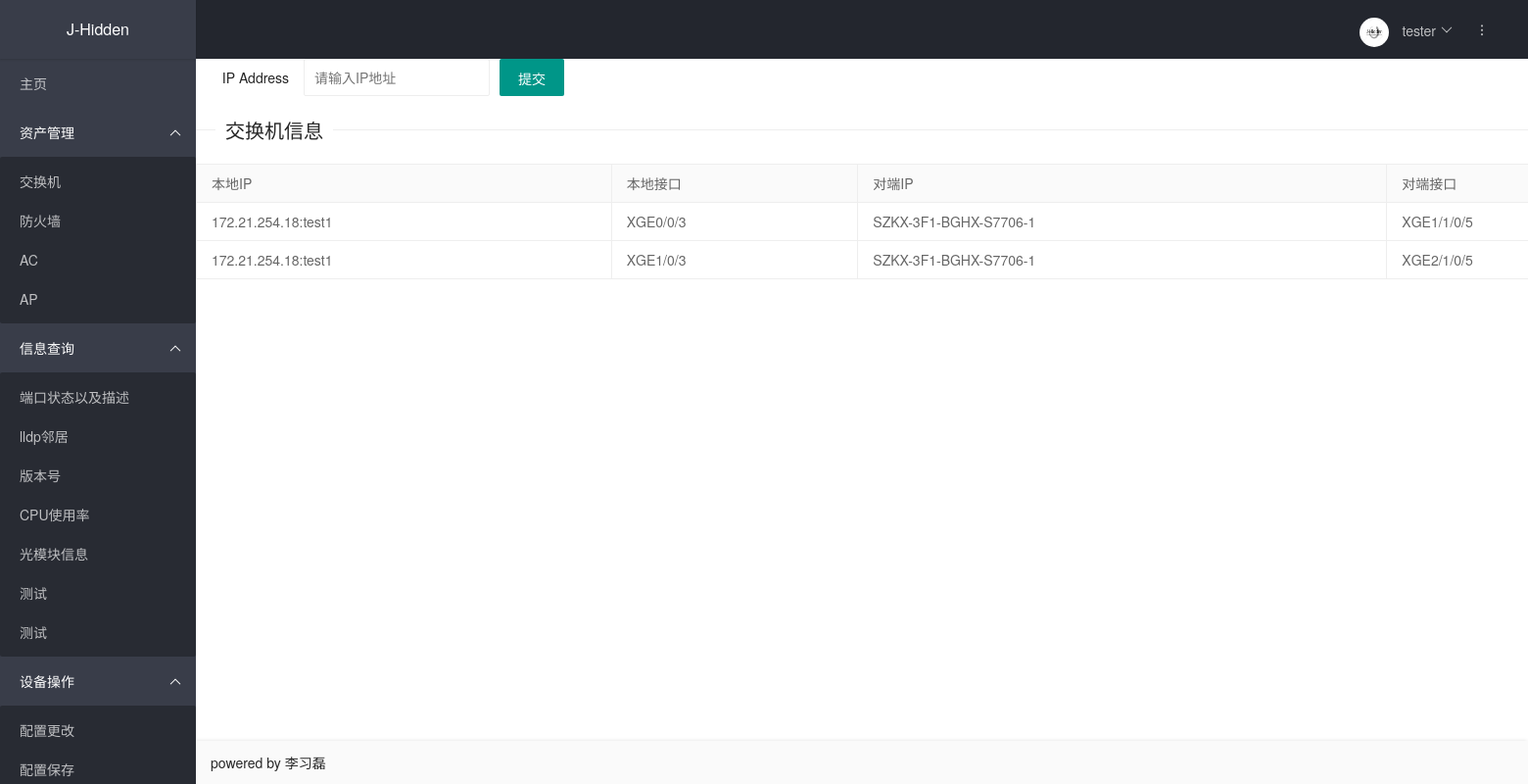
Screenshot of /neighbor_lldp_info_list/ with the database file from the repository.
### cmdb/models.py (models this page shows, shortened)
class Neighbor_lldp(models.Model):
    Local_intf = models.CharField(verbose_name='本地接口', max_length=128)
    Neighbor_dev = models.CharField(verbose_name='对端IP', max_length=32)
    Neighbor_intf = models.CharField(verbose_name='对端接口', max_length=128)
    device = models.ForeignKey('Device', verbose_name='本地地址', on_delete=models.CASCADE)

class Device(models.Model):
    group_choices = (
        ('0', '一组'),
        ('1', '二组'),
        ('2', '三组'),
    )
    ip = models.GenericIPAddressField(verbose_name='IP地址', unique=True)
    name = models.CharField(verbose_name='设备名称', max_length=128)
    username = models.CharField(verbose_name='用户名', default='lixilei',max_length=128)
    password = models.CharField(verbose_name='密码', default='lixilei6028', max_length=128)
    port = models.CharField(verbose_name='端口', default=22, max_length=128)
    platform = models.CharField(verbose_name='平台(netmiko)', max_length=128)
    sn = models.CharField(verbose_name='sn', max_length=128, unique=True,)
    vendor = models.CharField(verbose_name='厂商', max_length=128)
    role = models.CharField(verbose_name='设备类型', max_length=128,)
    is_virtual = models.BooleanField(verbose_name='虚拟化', default=False)
    group = models.CharField(verbose_name='运维组', choices=group_choices,  max_length=128)
    creat_time = models.DateTimeField(verbose_name='创建时间', auto_now_add=True)
    update_time = models.DateTimeField(verbose_name='更新时间', auto_now=True)
    def __str__(self):
        return '{}:{}'.format(self.ip, self.name)

### cmdb/views.py (the view, shortened to what this page needs)
# urls.py: path('neighbor_lldp_info_list/', Neighbor_lldp_info_list.as_view(), name='neighbor_lldp_info_list'),
class Neighbor_lldp_info_list(View):
    def get(self, request):
        neighbor_lldp_info = Neighbor_lldp.objects.all()
        return render(request, 'neighbor_lldp.html', {'neighbor_lldp_info': neighbor_lldp_info})

### cmdb/templates/neighbor_lldp.html (shortened to what this page needs)
{% extends 'base.html' %}
{% block head %}
    <link rel="stylesheet" href="../static/css/layui.css"  media="all">
{% endblock head %}
{% block content %}
<form action="" method="post">
  <div class="layui-form-item">
    <label class="layui-form-label">IP Address</label>
    <div class="layui-input-inline">
      <input type="text" name="ip" lay-verify="pass" placeholder="请输入IP地址" autocomplete="off" class="layui-input">
    </div>
   <button type="submit" class="layui-btn" lay-submit="" lay-filter="demo1">提交</button>
  </div>
</form>
<div style="width: 1500px; position: center;">
 <fieldset class="layui-elem-field layui-field-title" style="margin-top: 20px";>
  <legend>交换机信息</legend>
 </fieldset>
<table class="layui-table">
    <thead>
    <tr>
        <th>本地IP</th>
        <th>本地接口</th>
        <th>对端IP</th>
        <th>对端接口</th>
    </tr>
    </thead>
    <tbody>
    {% for i in neighbor_lldp_info %}
         <tr>
             <td>{{ i.device }}</td>
             <td>{{ i.Local_intf }}</td>
             <td>{{ i.Neighbor_dev }}</td>
             <td>{{ i.Neighbor_intf }}</td>
         </tr>
    {% endfor %}
    </tbody>
</table>
</div>
{% endblock content %}

### cmdb/static/css/layui.css (style rules this page uses)
a,body { color:#333 }
.layui-btn,.layui-edge,.layui-inline,img { vertical-align:middle }
.layui-btn,.layui-disabled,.layui-icon,.layui-unselect { -moz-user-select:none;-webkit-user-select:none;-ms-user-select:none }
blockquote,body,button,dd,div,dl,dt,form,h1,h2,h3,h4,h5,h6,input,li,ol,p,pre,td,textarea,th,ul { margin:0;padding:0;-webkit-tap-highlight-color:rgba(0,0,0,0) }
table { border-collapse:collapse;border-spacing:0 }
button,input,optgroup,option,select,textarea { font-family:inherit;font-size:inherit;font-style:inherit;font-weight:inherit;outline:0 }
body { line-height:1.6;color:rgba(0,0,0,.85);font:14px Helvetica Neue,Helvetica,PingFang SC,Tahoma,Arial,sans-serif }
.layui-btn,.layui-btn-group,.layui-edge { display:inline-block }
.layui-btn,.layui-input,.layui-select,.layui-textarea,.layui-upload-button { outline:0;-webkit-appearance:none;transition:all .3s;-webkit-transition:all .3s;box-sizing:border-box }
.layui-elem-field { margin-bottom:10px;padding:0;border-width:1px;border-style:solid }
.layui-elem-field legend { margin-left:20px;padding:0 10px;font-size:20px;font-weight:300 }
.layui-field-title { margin:10px 0 20px;border-width:1px 0 0 }
.layui-card-body,.layui-card-header,.layui-form-label,.layui-form-mid,.layui-form-select,.layui-input-block,.layui-input-inline,.layui-panel,.layui-textarea { position:relative }
.layui-badge-rim,.layui-border,.layui-colla-content,.layui-colla-item,.layui-collapse,.layui-elem-field,.layui-form-pane .layui-form-item[pane],.layui-form-pane .layui-form-label,.layui-input,.layui-layedit,.layui-layedit-tool,.layui-panel,.layui-quote-nm,.layui-select,.layui-tab-bar,.layui-tab-card,.layui-tab-title,.layui-tab-title .layui-this:after,.layui-textarea { border-color:#eee }
.layui-btn { height:38px;line-height:38px;border:1px solid transparent;padding:0 18px;background-color:#009688;color:#fff;white-space:nowrap;text-align:center;font-size:14px;border-radius:2px;cursor:pointer }
.layui-input,.layui-select,.layui-textarea { height:38px;line-height:1.3;line-height:38px\9;border-width:1px;border-style:solid;background-color:#fff;color:rgba(0,0,0,.85);border-radius:2px }
.layui-input,.layui-textarea { display:block;width:100%;padding-left:10px }
.layui-form-item { margin-bottom:15px;clear:both;*zoom:1 }
.layui-form-item:after { content:'\20';clear:both;*zoom:1;display:block;height:0 }
.layui-form-label { float:left;display:block;padding:9px 15px;width:80px;font-weight:400;line-height:20px;text-align:right }
.layui-input-inline { display:inline-block;vertical-align:middle }
.layui-form-item .layui-input-inline { float:left;width:190px;margin-right:10px }
.layui-table,.layui-table-view { margin:10px 0 }
.layui-table { width:100%;background-color:#fff;color:#666 }
.layui-table tr { transition:all .3s;-webkit-transition:all .3s }
.layui-table th { text-align:left;font-weight:400 }
.layui-table tbody tr:hover,.layui-table thead tr,.layui-table-click,.layui-table-header,.layui-table-hover,.layui-table-mend,.layui-table-patch,.layui-table-tool,.layui-table-total,.layui-table-total tr,.layui-table[lay-even] tr:nth-child(even) { background-color:#FAFAFA }
.layui-table td,.layui-table th,.layui-table-col-set,.layui-table-fixed-r,.layui-table-grid-down,.layui-table-header,.layui-table-page,.layui-table-tips-main,.layui-table-tool,.layui-table-total,.layui-table-view,.layui-table[lay-skin=line],.layui-table[lay-skin=row] { border-width:1px;border-style:solid;border-color:#eee }
.layui-table td,.layui-table th { position:relative;padding:9px 15px;min-height:20px;line-height:20px;font-size:14px }

### rows the page displays
Neighbor_lldp: device "172.21.254.18:test1", Local_intf "XGE0/0/3", Neighbor_dev "SZKX-3F1-BGHX-S7706-1", Neighbor_intf "XGE1/1/0/5"
Neighbor_lldp: device "172.21.254.18:test1", Local_intf "XGE1/0/3", Neighbor_dev "SZKX-3F1-BGHX-S7706-1", Neighbor_intf "XGE2/1/0/5"
